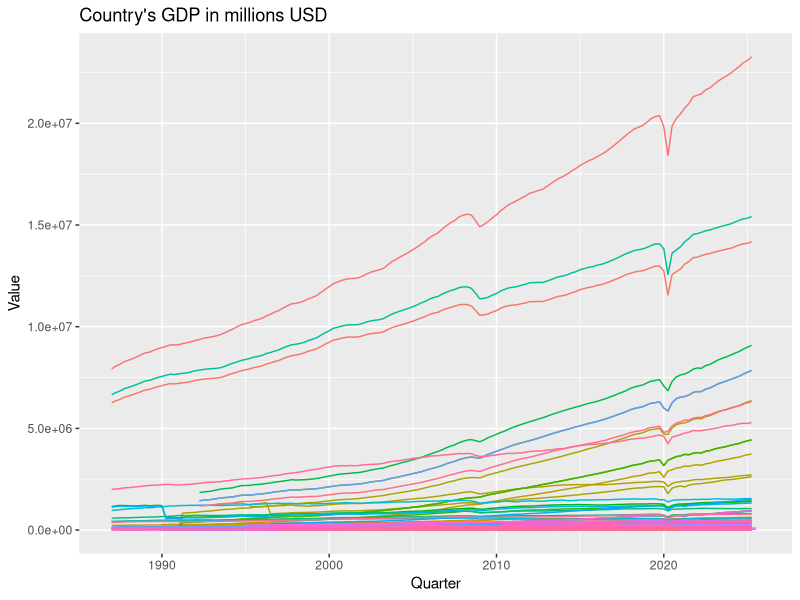

R code for this plot:
library(tidyr)
library(zoo)
library(ggplot2)
library(dplyr)

setwd("C:/Users/carre/OneDrive/Bureau/Mitey_project/mitey/Simon/PROJECT_2_Economics_projects")
data<-read.csv("economic_dataset.csv")
#récupérer le csv

df<-as.data.frame(data)
#le transformer en dataframe

df[df==".."]<-"NA"
#identifier les valeurs manquantes

df$df_emptyness=rowSums(df=="NA")
len<-ncol(data)
df$df_completeness<-100 - df$df_emptyness/len*100

df<-subset(df, df_completeness>10)
#créer un df qui supprime les lignes avec trop de valeurs manquantes
df$df_completeness<-NULL
df$df_emptyness<-NULL
df<-df[c(-2,-3,-4)]

colnames(df)[2:ncol(df)] <- substr(colnames(df)[2:ncol(df)], 2, 7)

df_long <- pivot_longer(
  df,
  cols = -Country,
  names_to = "Quarter",
  values_to = "Value"
)

df_long$Quarter<-as.Date(as.yearqtr(df_long$Quarter))
df_long$Value<-as.numeric(df_long$Value)


graph<-ggplot(df_long, aes(x=Quarter, y =Value, group=Country,color=Country))+
  geom_line(show.legend = FALSE)+
  ggtitle("Country's GDP in millions USD")
print(graph)

last_date<-max(df_long$Quarter)
last_date

quarters<-unique(df_long$Quarter)
quarters


last_record<-df_long %>% filter(Quarter=="2025-04-01")
last_record %>%
  arrange(desc(Value)) %>%

slice(1:10)
